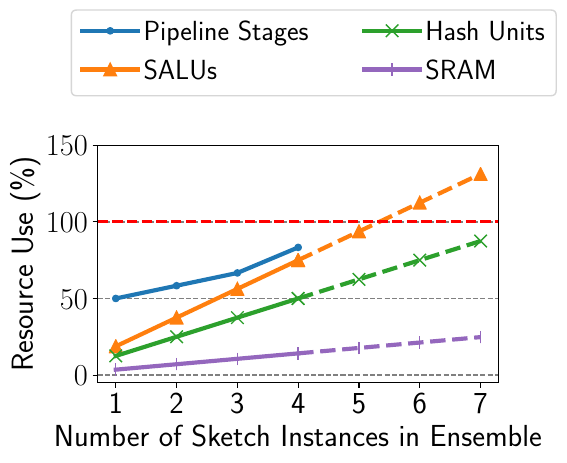

This figure's Python source:
import os
import matplotlib.pyplot as plt
import matplotlib
from matplotlib.ticker import MultipleLocator
matplotlib.rcParams['text.usetex'] = True
matplotlib.rcParams['pdf.fonttype'] = 42
matplotlib.rcParams['ps.fonttype'] = 42

linest = "-"
markerst = '.'
lw = 3
ms = 9

title_font_size = 24
xylabel_size = 22
tick_font_size = 22
legend_font_size = 20

def sketchlib_plot(ax):
    PS = [6, 7, 8, 10]
    SALU = []
    hashcall = []
    SRAM = []
    for d in range(1, 8):
        SALU.append(9 * d)
        hashcall.append(9 * d)
        SRAM.append(34 * d)

    PS_P = []
    SALU_P = []
    hashcall_P = []
    SRAM_P = []
    for d in range(0, 4):
        PS_P.append(PS[d]/12*100)

    for d in range(0, 7):
        SALU_P.append(SALU[d]/(4*12)*100)
        hashcall_P.append(hashcall[d]/(6*12)*100)
        SRAM_P.append(SRAM[d]/(80*12)*100)

    x1 = [1, 2, 3, 4]
    x2 = [4, 5, 6, 7]

    x = [1, 2, 3, 4, 5, 6, 7]

    ax.plot(x1, PS_P, label='Pipeline Stages', color="C0", marker=".", linestyle=linest, linewidth=lw, markersize = ms)
    ax.plot(x1, SALU_P[:4], label='SALUs', color="C1", marker="^", linestyle=linest, linewidth=lw, markersize = ms)
    ax.plot(x1, hashcall_P[:4], label='Hash Units', color="C2", marker="x", linestyle=linest, linewidth=lw, markersize = ms)
    ax.plot(x1, SRAM_P[:4], label='SRAM', color="C4", marker="|", linestyle=linest, linewidth=lw, markersize = ms)

    ax.plot(x2, SALU_P[3:], color="C1", marker="^", linestyle='--', linewidth=lw, markersize = ms)
    ax.plot(x2, hashcall_P[3:], color="C2", marker="x", linestyle='--', linewidth=lw, markersize = ms)
    ax.plot(x2, SRAM_P[3:], color="C4", marker="|", linestyle='--', linewidth=lw, markersize = ms)

    ax.yaxis.set_major_locator(MultipleLocator(50))
    ax.axhline(y=100, color='red', linestyle="--", linewidth=2)
    # ax.axvline(x=4, color='black', linestyle="--", linewidth=1)
    ax.set_ylim([-5, 150])
    ax.set_ylabel('Resource Use (\%)', fontsize=xylabel_size)
    ax.set_xlabel('Number of Sketch Instances in Ensemble', fontsize=xylabel_size)
    # ax.xaxis.set_label_coords(1.9, -0.26)

    ax.set_xticks([1,2,3,4,5,6,7])
    ax.set_xticklabels([1,2,3,4,5,6,7], fontsize=tick_font_size)
    ax.tick_params(labelsize=tick_font_size)
    # ax.set_title("Per-sketch optimization", fontsize=title_font_size)
    ax.legend(fontsize=legend_font_size, loc="upper left", bbox_to_anchor=(1.05, 1), ncol=1, handletextpad=0.2)

    ax.grid(color='gray', linestyle='--', linewidth=1, axis='y')


fig = plt.figure(figsize=(8, 4), constrained_layout=True)

ax1 = plt.gca()

sketchlib_plot(ax1)

# latex_path = "/Users/[user]/hun-latex/Hun-multi-dim-sketches/nsdi23/figures/3_bottleneck"
latex_path = "."
file_name = 'ppt_new.png'
full_path = os.path.join(latex_path, file_name)
# file_name = 'overall_accuracy.png'
import os
plt.tight_layout()
plt.savefig(full_path, bbox_inches='tight')
plt.show()

# plt.subplot(1, 10, index)
    # bar_plot(before_list, after_list, picked_sketch_name, f"{short_name} ({inst_count})", ylabel)

# plt.tight_layout()
